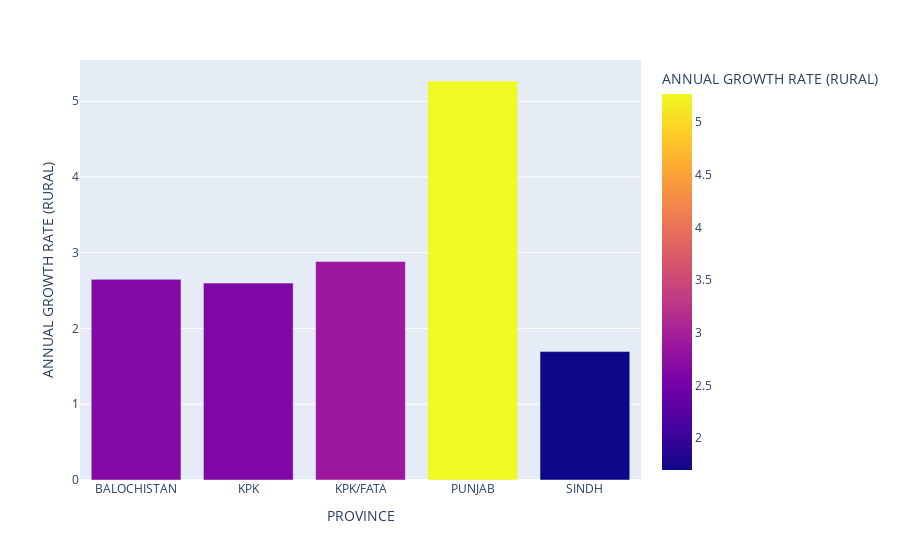

Source (notebook cell):
### Code cell
fig3 = px.bar(df_numeric, x='PROVINCE', y = 'ANNUAL GROWTH RATE (RURAL)' ,color = 'ANNUAL GROWTH RATE (RURAL)')
fig3.show()

### Figure 1 — Plotly figure (JSON) as saved in the notebook; plotly's stock layout.template omitted (floating-point values rounded to 4 significant figures)
{"data": [{"alignmentgroup": "True", "hovertemplate": "PROVINCE=%{x}<br>ANNUAL GROWTH RATE (RURAL)=%{marker.color}<extra></extra>", "legendgroup": "", "marker": {"color": [2.649, 2.599, 2.885, 5.268, 1.696], "coloraxis": "coloraxis", "pattern": {"shape": ""}}, "name": "", "offsetgroup": "", "orientation": "v", "showlegend": false, "textposition": "auto", "type": "bar", "x": ["BALOCHISTAN", "KPK", "KPK/FATA", "PUNJAB", "SINDH"], "xaxis": "x", "y": [2.649, 2.599, 2.885, 5.268, 1.696], "yaxis": "y"}], "layout": {"barmode": "relative", "coloraxis": {"colorbar": {"title": {"text": "ANNUAL GROWTH RATE (RURAL)"}}, "colorscale": [[0, "#0d0887"], [0.1111, "#46039f"], [0.2222, "#7201a8"], [0.3333, "#9c179e"], [0.4444, "#bd3786"], [0.5556, "#d8576b"], [0.6667, "#ed7953"], [0.7778, "#fb9f3a"], [0.8889, "#fdca26"], [1, "#f0f921"]]}, "legend": {"tracegroupgap": 0}, "margin": {"t": 60}, "xaxis": {"anchor": "y", "domain": [0, 1], "title": {"text": "PROVINCE"}}, "yaxis": {"anchor": "x", "domain": [0, 1], "title": {"text": "ANNUAL GROWTH RATE (RURAL)"}}}}
